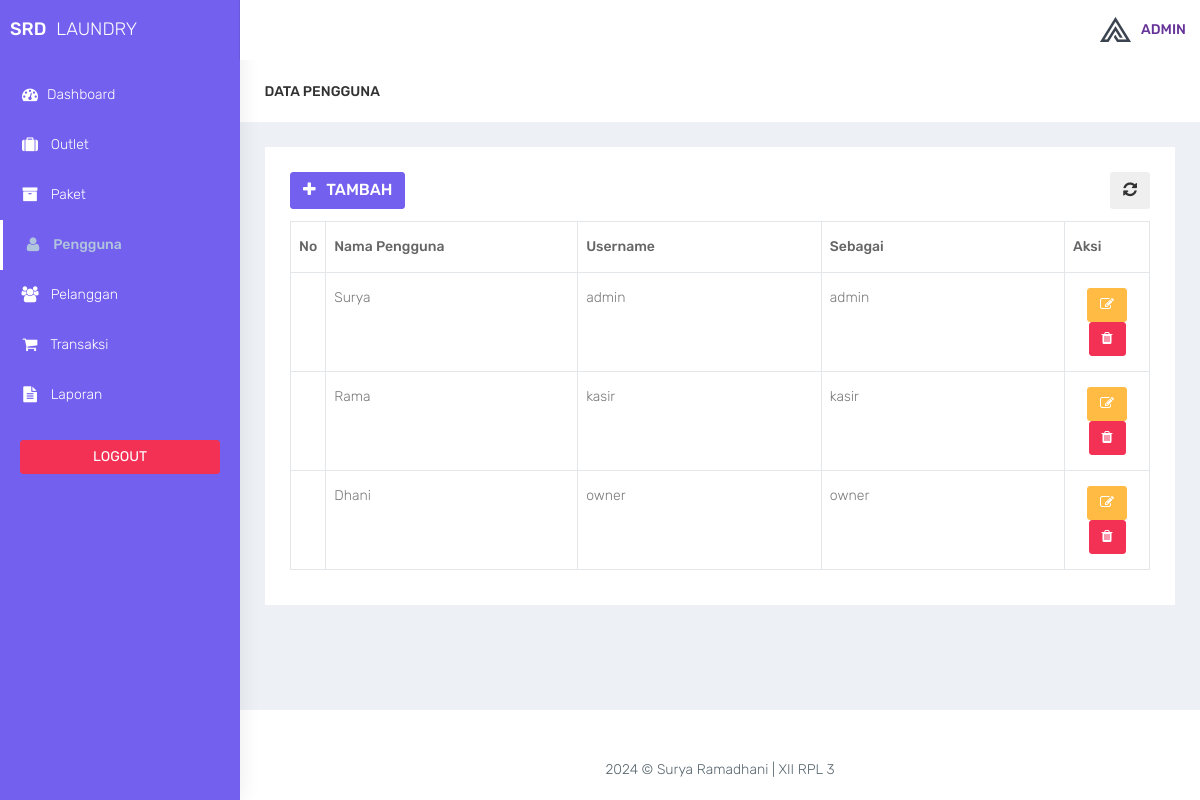
The app's page /admin/pengguna.php (signed in), older data.
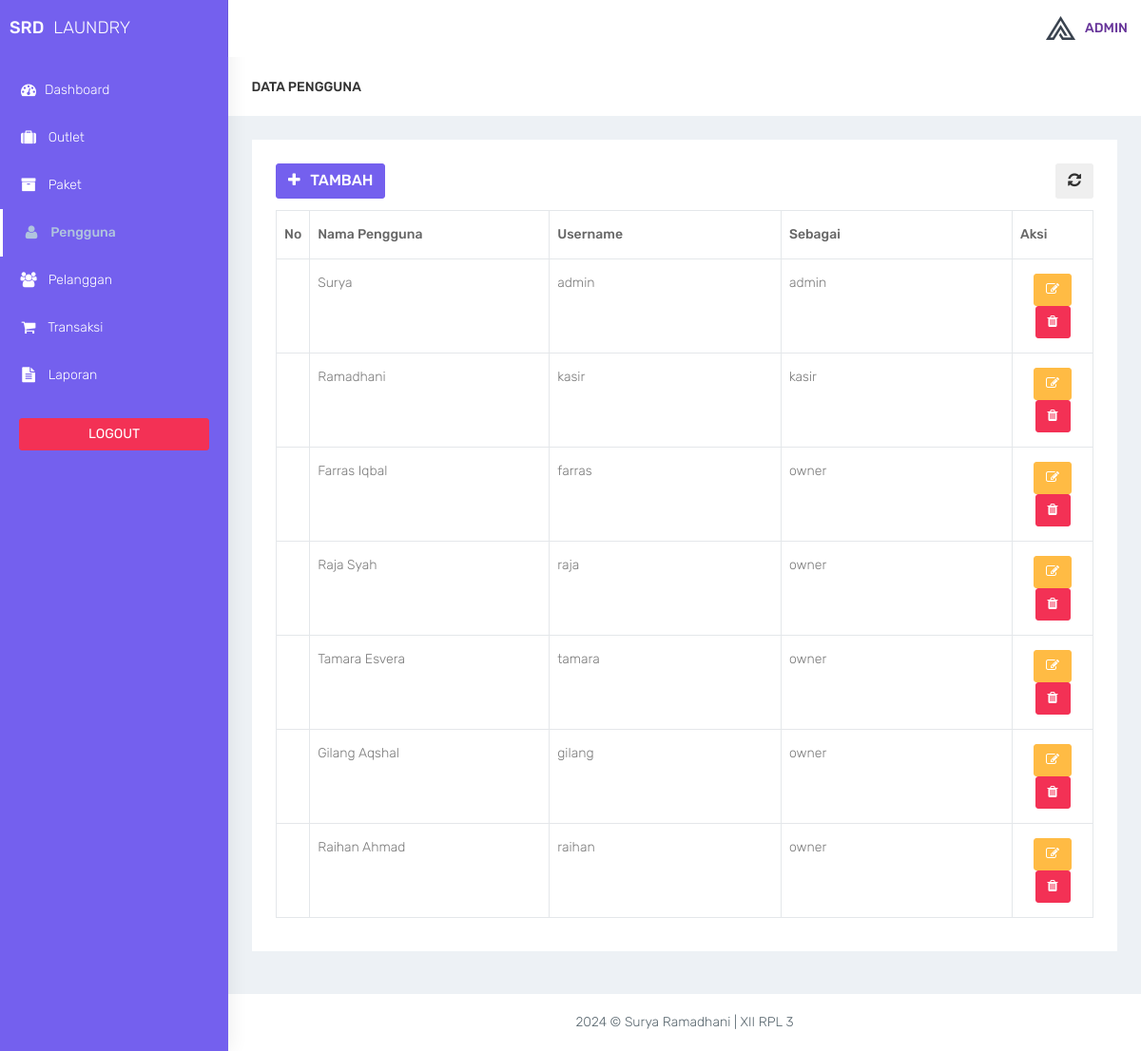
The same page, newer data.
### tables this page shows
CREATE TABLE `user` (
  `id_user` int(11) NOT NULL,
  `nama_user` varchar(100) DEFAULT NULL,
  `username` varchar(32) DEFAULT NULL,
  `password` varchar(150) DEFAULT NULL,
  `outlet_id` int(11) DEFAULT NULL,
  `role` enum('admin','kasir','owner') DEFAULT NULL
);

### admin/functions.php (called while the page is built, shortened)
<?php
function ambildata($conn, $query)
{
    $data = mysqli_query($conn, $query);
    if (mysqli_num_rows($data) > 0) {
        while ($row = mysqli_fetch_assoc($data)) {
            $hasil[] = $row;
        }
        return $hasil;
    }
}

### admin/pengguna.php (the view, shortened to what this page needs)
<?php
require 'functions.php';
require 'layout_header.php';
$query = 'SELECT * FROM user';
$data = ambildata($conn,$query);
?>
<div class="container-fluid">
    <div class="row bg-title">
        <div class="col-lg-3 col-md-4 col-sm-4 col-xs-12">
            <h4 class="page-title">Data Pengguna</h4> </div>
    </div>
    <div class="row">
        <div class="col-md-12 col-lg-12 col-sm-12 col-xs-12">
            <div class="white-box">
                <div class="row">
                    <div class="col-md-6">
                        <a href="pengguna_tambah.php" class="btn btn-primary box-title"><i class="fa fa-plus fa-fw"></i> Tambah</a>
                    </div>
                    <div class="col-md-6 text-right">
                        <button id="btn-refresh" class="btn btn-dark box-title text-right" title="Refresh Data"><i class="fa fa-refresh" id="ic-refresh"></i></button>
                    </div>
                </div>
                <div class="table-responsive">
                    <table class="table table-bordered thead-dark" id="table">
                        <thead class="thead-dark">
                            <tr>
                                <th width="2%">No</th>
                                <th width="30%">Nama Pengguna</th>
                                <th width="29%">Username</th>
                                <th width="29%">Sebagai</th>
                                <th width="10%">Aksi</th>
                            </tr>
                        </thead>
                        <tbody>
                            <?php foreach($data as $user): ?>
                                <tr>
                                    <td align="center"></td>
                                    <td><?= $user['nama_user'] ?></td>
                                    <td><?= $user['username'] ?></td>
                                    <td><?= $user['role'] ?></td>
                                    <td align="center">
                                          <a href="pengguna_edit.php?id=<?= $user['id_user']; ?>" data-toggle="tooltip" data-placement="bottom" title="Edit" class="btn btn-warning"><i class="fa fa-edit"></i></a>
                                          <a href="pengguna_hapus.php?id=<?= $user['id_user']; ?>" onclick="return confirm('Yakin hapus data ? ');" data-toggle="tooltip" data-placement="bottom" title="Hapus" class="btn btn-danger"><i class="fa fa-trash"></i></a>
                                    </td>
                                </tr>
                            <?php endforeach; ?>
                        </tbody>
                    </table>
                </div>
            </div>
        </div>
    </div>
</div>
<?php
require'layout_footer.php';

Row changes from the older to the newer data that the page shows:
removed user: nama_user "Rama", username "kasir", role "kasir"
removed user: nama_user "Dhani", username "owner", role "owner"
added user: nama_user "Ramadhani", username "kasir", role "kasir"
added user: nama_user "Farras Iqbal", username "farras", role "owner"
added user: nama_user "Raja Syah", username "raja", role "owner"
added user: nama_user "Tamara Esvera", username "tamara", role "owner"
added user: nama_user "Gilang Aqshal", username "gilang", role "owner"
added user: nama_user "Raihan Ahmad", username "raihan", role "owner"
